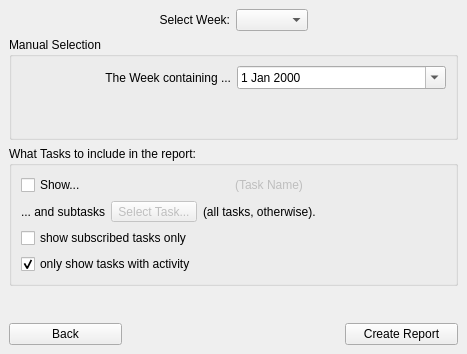
<ui version="4.0" >
 <class>WeeklyTimeSheetConfigurationPage</class>
 <widget class="QWidget" name="WeeklyTimeSheetConfigurationPage" >
  <property name="geometry" >
   <rect>
    <x>0</x>
    <y>0</y>
    <width>467</width>
    <height>354</height>
   </rect>
  </property>
  <layout class="QGridLayout" >
   <property name="margin" >
    <number>9</number>
   </property>
   <property name="spacing" >
    <number>6</number>
   </property>
   <item row="3" column="1" >
    <spacer>
     <property name="orientation" >
      <enum>Qt::Vertical</enum>
     </property>
     <property name="sizeHint" >
      <size>
       <width>211</width>
       <height>31</height>
      </size>
     </property>
    </spacer>
   </item>
   <item row="4" column="0" >
    <widget class="QPushButton" name="pushButtonBack" >
     <property name="text" >
      <string>Back</string>
     </property>
    </widget>
   </item>
   <item row="4" column="2" >
    <widget class="QPushButton" name="pushButtonReport" >
     <property name="text" >
      <string>Create Report</string>
     </property>
    </widget>
   </item>
   <item row="0" column="0" colspan="3" >
    <layout class="QHBoxLayout" >
     <property name="margin" >
      <number>0</number>
     </property>
     <property name="spacing" >
      <number>6</number>
     </property>
     <item>
      <spacer>
       <property name="orientation" >
        <enum>Qt::Horizontal</enum>
       </property>
       <property name="sizeHint" >
        <size>
         <width>40</width>
         <height>20</height>
        </size>
       </property>
      </spacer>
     </item>
     <item>
      <widget class="QLabel" name="label" >
       <property name="text" >
        <string>Select Week:</string>
       </property>
       <property name="alignment" >
        <set>Qt::AlignRight|Qt::AlignTrailing|Qt::AlignVCenter</set>
       </property>
      </widget>
     </item>
     <item>
      <widget class="QComboBox" name="comboBoxWeek" />
     </item>
     <item>
      <spacer>
       <property name="orientation" >
        <enum>Qt::Horizontal</enum>
       </property>
       <property name="sizeHint" >
        <size>
         <width>40</width>
         <height>20</height>
        </size>
       </property>
      </spacer>
     </item>
    </layout>
   </item>
   <item row="1" column="0" colspan="3" >
    <widget class="QGroupBox" name="groupBox" >
     <property name="title" >
      <string>Manual Selection</string>
     </property>
     <layout class="QVBoxLayout" >
      <property name="margin" >
       <number>9</number>
      </property>
      <property name="spacing" >
       <number>6</number>
      </property>
      <item>
       <layout class="QHBoxLayout" >
        <property name="margin" >
         <number>0</number>
        </property>
        <property name="spacing" >
         <number>6</number>
        </property>
        <item>
         <widget class="QLabel" name="label_2" >
          <property name="text" >
           <string>The Week containing ...</string>
          </property>
          <property name="alignment" >
           <set>Qt::AlignRight|Qt::AlignTrailing|Qt::AlignVCenter</set>
          </property>
         </widget>
        </item>
        <item>
         <widget class="QDateEdit" name="dateEditDay" >
          <property name="calendarPopup" >
           <bool>true</bool>
          </property>
         </widget>
        </item>
       </layout>
      </item>
      <item>
       <spacer>
        <property name="orientation" >
         <enum>Qt::Vertical</enum>
        </property>
        <property name="sizeHint" >
         <size>
          <width>20</width>
          <height>40</height>
         </size>
        </property>
       </spacer>
      </item>
     </layout>
    </widget>
   </item>
   <item row="2" column="0" colspan="3" >
    <widget class="QGroupBox" name="groupBox_2" >
     <property name="title" >
      <string>What Tasks to include in the report:</string>
     </property>
     <layout class="QVBoxLayout" >
      <property name="margin" >
       <number>9</number>
      </property>
      <property name="spacing" >
       <number>6</number>
      </property>
      <item>
       <layout class="QHBoxLayout" >
        <property name="margin" >
         <number>0</number>
        </property>
        <property name="spacing" >
         <number>6</number>
        </property>
        <item>
         <widget class="QCheckBox" name="checkBoxSubTasksOnly" >
          <property name="text" >
           <string>Show...</string>
          </property>
         </widget>
        </item>
        <item>
         <widget class="QLabel" name="labelTaskName" >
          <property name="enabled" >
           <bool>false</bool>
          </property>
          <property name="sizePolicy" >
           <sizepolicy>
            <hsizetype>3</hsizetype>
            <vsizetype>5</vsizetype>
            <horstretch>0</horstretch>
            <verstretch>0</verstretch>
           </sizepolicy>
          </property>
          <property name="text" >
           <string>(Task Name)</string>
          </property>
          <property name="alignment" >
           <set>Qt::AlignCenter</set>
          </property>
         </widget>
        </item>
       </layout>
      </item>
      <item>
       <layout class="QHBoxLayout" >
        <property name="margin" >
         <number>0</number>
        </property>
        <property name="spacing" >
         <number>6</number>
        </property>
        <item>
         <widget class="QLabel" name="label_5" >
          <property name="text" >
           <string>... and subtasks</string>
          </property>
         </widget>
        </item>
        <item>
         <widget class="QToolButton" name="toolButtonSelectTask" >
          <property name="enabled" >
           <bool>false</bool>
          </property>
          <property name="text" >
           <string>Select Task...</string>
          </property>
         </widget>
        </item>
        <item>
         <widget class="QLabel" name="label_3" >
          <property name="text" >
           <string>(all tasks, otherwise).</string>
          </property>
         </widget>
        </item>
        <item>
         <spacer>
          <property name="orientation" >
           <enum>Qt::Horizontal</enum>
          </property>
          <property name="sizeHint" >
           <size>
            <width>40</width>
            <height>20</height>
           </size>
          </property>
         </spacer>
        </item>
       </layout>
      </item>
      <item>
       <widget class="QCheckBox" name="checkBoxSubscribedOnly" >
        <property name="text" >
         <string>show subscribed tasks only</string>
        </property>
       </widget>
      </item>
      <item>
       <widget class="QCheckBox" name="checkBoxActiveOnly" >
        <property name="text" >
         <string>only show tasks with activity</string>
        </property>
        <property name="checked" >
         <bool>true</bool>
        </property>
       </widget>
      </item>
     </layout>
    </widget>
   </item>
  </layout>
 </widget>
 <resources/>
 <connections>
  <connection>
   <sender>checkBoxSubTasksOnly</sender>
   <signal>toggled(bool)</signal>
   <receiver>labelTaskName</receiver>
   <slot>setEnabled(bool)</slot>
   <hints>
    <hint type="sourcelabel" >
     <x>68</x>
     <y>171</y>
    </hint>
    <hint type="destinationlabel" >
     <x>137</x>
     <y>171</y>
    </hint>
   </hints>
  </connection>
  <connection>
   <sender>checkBoxSubTasksOnly</sender>
   <signal>toggled(bool)</signal>
   <receiver>toolButtonSelectTask</receiver>
   <slot>setEnabled(bool)</slot>
   <hints>
    <hint type="sourcelabel" >
     <x>84</x>
     <y>182</y>
    </hint>
    <hint type="destinationlabel" >
     <x>151</x>
     <y>204</y>
    </hint>
   </hints>
  </connection>
 </connections>
</ui>
